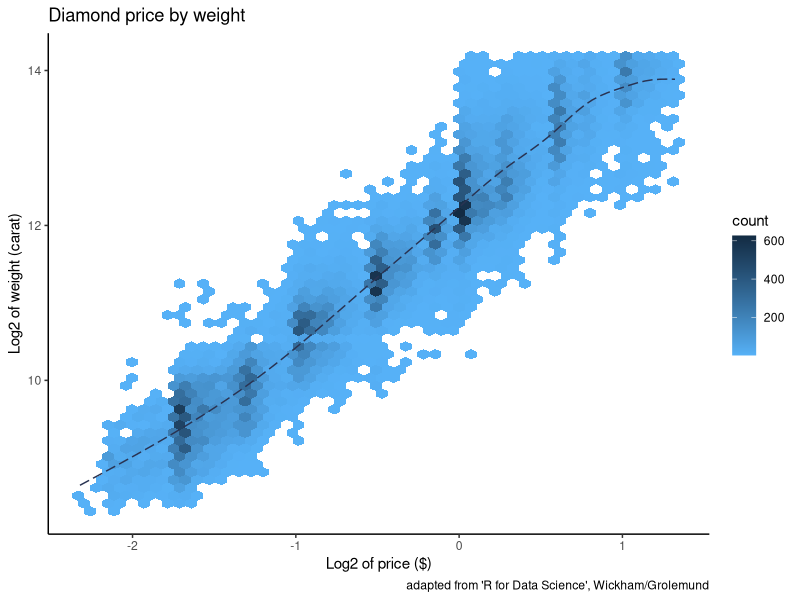
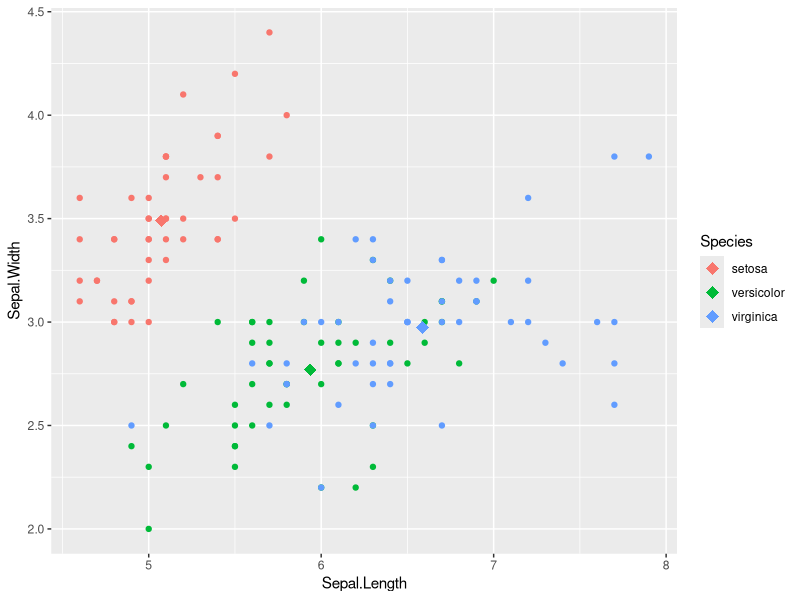

Generate these figures, in order, with R:
## ---- chunk 1
knitr::opts_chunk$set(echo = TRUE)
library(tidyverse)
library(broom)
## ---- chunk 2
diamonds %>%
  filter(carat <= 2.5) %>%
  mutate(lprice = log2(price),
         lcarat = log2(carat)) %>%
  ggplot(aes(lcarat, lprice)) +
    geom_hex(bins = 50) +
    geom_smooth(method = "gam", 
                formula = y ~ s(x, bs = "cs"),
                se = FALSE,
                color = "#293352",
                linetype = 5,
                size = 0.5) +
    labs(title = "Diamond price by weight",
         caption = "adapted from 'R for Data Science', Wickham/Grolemund") +
    xlab("Log2 of price ($)") +
    ylab("Log2 of weight (carat)") +
    scale_fill_continuous(high = "#132B43", low = "#56B1F7") +
    theme_classic()
## ---- chunk 3
iris %>%
  nest_by(Species) %>%
  mutate(model = list(lm(Sepal.Width~Sepal.Length,
                         data = data))) %>%
  summarise(tidy(model))
## ---- chunk 4
iris %>%
  filter(Sepal.Length > 4.5) %>%
  group_by(Species) %>%
  mutate(mean_x = mean(Sepal.Length),
         mean_y = mean(Sepal.Width)) %>%
  ungroup() %>%
  ggplot(aes(Sepal.Length, Sepal.Width)) +
    geom_point(aes(colour = Species)) +
    geom_point(aes(x = mean_x, y = mean_y, colour = Species),
               shape = 18, size = 4)

